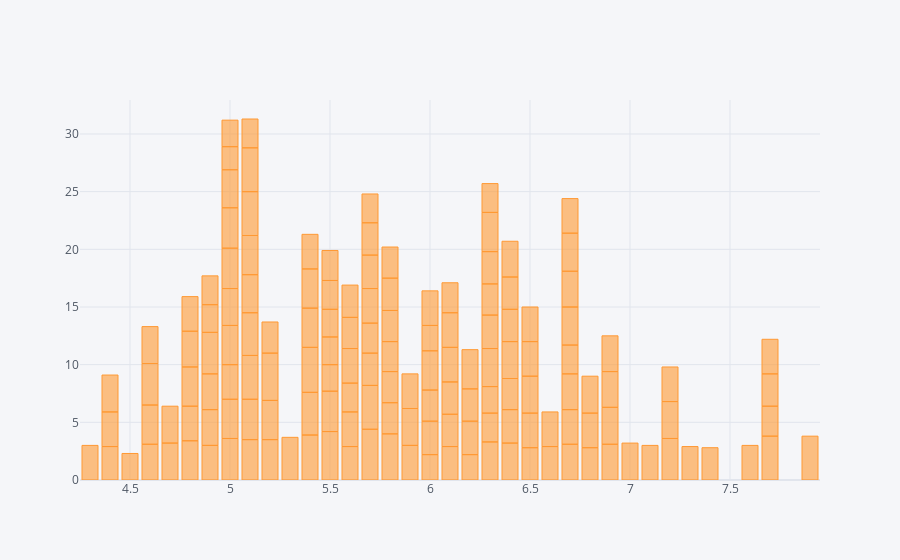

Notebook code cell kept with this figure:
### Code cell
df.iplot(kind = 'bar', x='sepal_length', y='sepal_width')

### Figure 1 — Plotly figure (JSON) as saved in the notebook; plotly's stock layout.template omitted (floating-point values rounded to 4 significant figures; data arrays with more than 128 entries replaced by an {"elided": "..."} marker saying what was removed)
{"data": [{"marker": {"color": "rgba(255, 153, 51, 0.6)", "line": {"color": "rgba(255, 153, 51, 1.0)", "width": 1}}, "name": "sepal_width", "orientation": "v", "text": "", "type": "bar", "x": {"elided": "150 float values"}, "y": {"elided": "150 float values"}}], "layout": {"legend": {"bgcolor": "#F5F6F9", "font": {"color": "#4D5663"}}, "paper_bgcolor": "#F5F6F9", "plot_bgcolor": "#F5F6F9", "title": {"font": {"color": "#4D5663"}}, "xaxis": {"gridcolor": "#E1E5ED", "showgrid": true, "tickfont": {"color": "#4D5663"}, "title": {"font": {"color": "#4D5663"}, "text": ""}, "zerolinecolor": "#E1E5ED"}, "yaxis": {"gridcolor": "#E1E5ED", "showgrid": true, "tickfont": {"color": "#4D5663"}, "title": {"font": {"color": "#4D5663"}, "text": ""}, "zerolinecolor": "#E1E5ED"}}}
